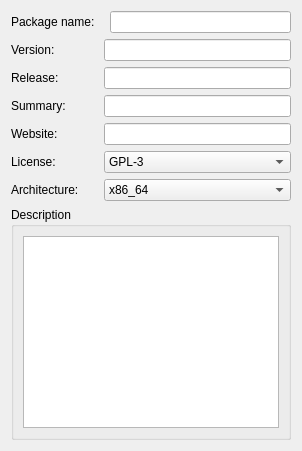
  <widget class="QWizardPage" name="wizardPage1">
   <property name="title">
    <string>Create RPM packages easy</string>
   </property>
   <property name="subTitle">
    <string>SPEC file</string>
   </property>
   <attribute name="pageId">
    <string notr="true">1</string>
   </attribute>
   <layout class="QGridLayout" name="gridLayout">
    <item row="0" column="0">
     <widget class="QLabel" name="label">
      <property name="text">
       <string>Package name: </string>
      </property>
     </widget>
    </item>
    <item row="4" column="0">
     <widget class="QLabel" name="label_4">
      <property name="text">
       <string>Summary:</string>
      </property>
     </widget>
    </item>
    <item row="7" column="0">
     <widget class="QLabel" name="label_9">
      <property name="text">
       <string>Architecture:</string>
      </property>
     </widget>
    </item>
    <item row="2" column="0">
     <widget class="QLabel" name="label_2">
      <property name="text">
       <string>Version:</string>
      </property>
     </widget>
    </item>
    <item row="5" column="0">
     <widget class="QLabel" name="label_16">
      <property name="text">
       <string>Website:</string>
      </property>
     </widget>
    </item>
    <item row="2" column="1" colspan="2">
     <widget class="QLineEdit" name="pkgversion"/>
    </item>
    <item row="3" column="1" colspan="2">
     <widget class="QLineEdit" name="pkgrelease"/>
    </item>
    <item row="6" column="1" colspan="2">
     <widget class="QComboBox" name="comboBox">
      <item>
       <property name="text">
        <string>GPL-3</string>
       </property>
      </item>
      <item>
       <property name="text">
        <string>GPL-2</string>
       </property>
      </item>
      <item>
       <property name="text">
        <string>GPL-1</string>
       </property>
      </item>
      <item>
       <property name="text">
        <string>Apache</string>
       </property>
      </item>
      <item>
       <property name="text">
        <string>Other...</string>
       </property>
      </item>
     </widget>
    </item>
    <item row="7" column="1" colspan="2">
     <widget class="QComboBox" name="comboBox_3">
      <item>
       <property name="text">
        <string>x86_64</string>
       </property>
      </item>
      <item>
       <property name="text">
        <string>x86</string>
       </property>
      </item>
      <item>
       <property name="text">
        <string>noarch</string>
       </property>
      </item>
     </widget>
    </item>
    <item row="5" column="1" colspan="2">
     <widget class="QLineEdit" name="lineEdit_7"/>
    </item>
    <item row="3" column="0">
     <widget class="QLabel" name="label_3">
      <property name="text">
       <string>Release:</string>
      </property>
     </widget>
    </item>
    <item row="8" column="0" colspan="3">
     <widget class="QGroupBox" name="groupBox_4">
      <property name="title">
       <string>Description</string>
      </property>
      <layout class="QGridLayout" name="gridLayout_29">
       <item row="0" column="0">
        <widget class="QPlainTextEdit" name="pkgdesc"/>
       </item>
      </layout>
     </widget>
    </item>
    <item row="4" column="1" colspan="2">
     <widget class="QLineEdit" name="pkgsummary"/>
    </item>
    <item row="6" column="0">
     <widget class="QLabel" name="label_5">
      <property name="text">
       <string>License:</string>
      </property>
     </widget>
    </item>
    <item row="0" column="2">
     <widget class="QLineEdit" name="pkgname"/>
    </item>
   </layout>
  </widget>
